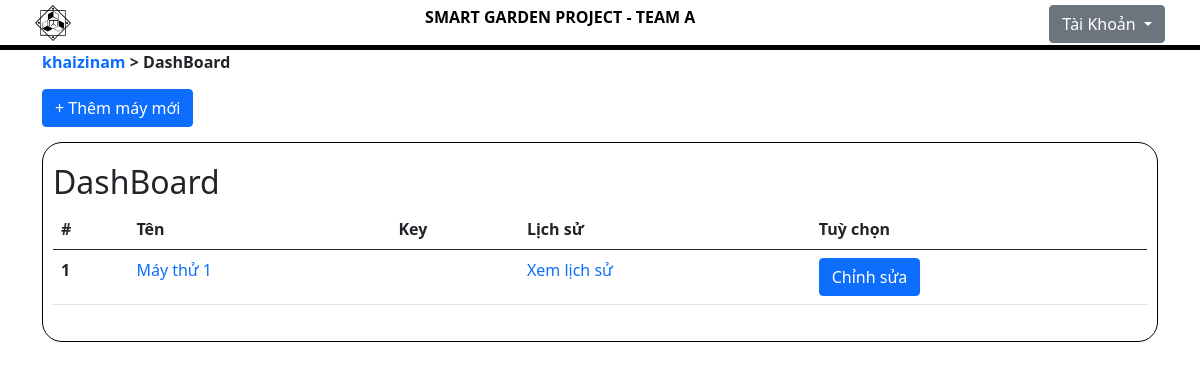
The app's page /view/dashboard.php (signed in), older data.
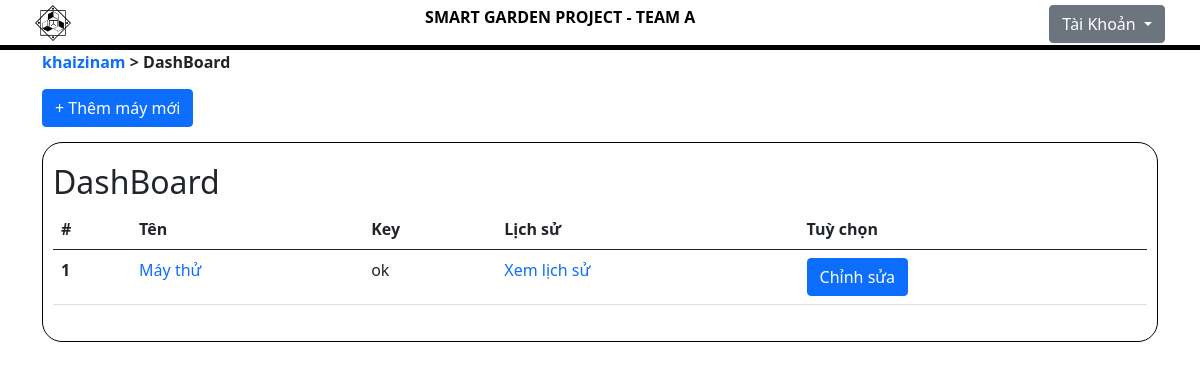
The same page, newer data.
### tables this page shows
CREATE TABLE `microbits` (
  `microbit_id` int(3) NOT NULL,
  `microbit_name` varchar(50) NOT NULL,
  `AIO_key` varchar(12) NOT NULL,
  `AIO_key_2` varchar(16) NOT NULL,
  `ada_username` varchar(50) NOT NULL,
  `humi_lower` float NOT NULL,
  `humi_upper` float NOT NULL,
  `microbit_owner` int(3) NOT NULL,
  `key` varchar(6) NOT NULL
);

### model/conn.php (called while the page is built, shortened)
<?php
    class DataBase
    {
        public $host = HOSTNAME;
        public $name = USERTNAME;
        public $pass = PASS;
        public $database = DATABASEBNAME;
        public $link;
        public function connectDB(){
                $this->link = new mysqli($this->host,$this->name,$this->pass,$this->database);
        }
        public function send($query){
            $result = $this->link->query($query);
            if($result){
                return $result;
            }else {
                echo "fail";
            }
        }
    }
?>

### view/dashboard.php (the view, shortened to what this page needs)
<?php
    include "../model/conn.php";
    include "../php/header.php";
    $db = new DataBase();
?>
    <div id="wr-header">
        <div id="header-1" class="container justify-content-between d-flex">
            <div>
                <a href="dashboard.php"><img id="logo" src="../icon.png" alt="logo"></a>
            </div>
            <div class="mobile-look">
                <strong>SMART GARDEN PROJECT - TEAM A</strong>
            </div>
            <div class="d-flex">
                <div class="dropdown">
                    <button class="btn btn-secondary dropdown-toggle" type="button" id="dropdownMenuButton1" data-bs-toggle="dropdown" aria-expanded="false">
                    Tài Khoản
                    </button>
                </div>
            </div>
        </div>
    </div>
    <div id="wr-body" class="container">
        <a href="info.php" class="link-history"><?php echo $_COOKIE["user-name"]; ?></a>
        <span class="link-history">></span>
        <span class="link-history">DashBoard</span>
        <br>
        <button style="margin:15px 0px" type="button" class="btn btn-primary" data-bs-toggle="modal" data-bs-target="#addnew">+ Thêm máy mới</button>
        <div style="border-radius:20px;border:1px solid black;padding:20px 10px;">
            <h2>DashBoard</h2>
            <table class="table table-hover">
                <thead>
                    <tr>
                        <th scope="col">#</th>
                        <th scope="col">Tên</th>
                        <th scope="col">Key</th>
                        <th scope="col">Lịch sử</th>
                        <th scope="col">Tuỳ chọn</th>
                    </tr>
                </thead>
                <tbody>
                    <?php
                        $user_id = $_COOKIE["user-id"];
                        $query="SELECT *
                        FROM microbits AS M
                        JOIN users AS U
                            ON M.microbit_owner = U.user_id
                        WHERE U.user_id='$user_id'";
                        $sothutu = 1;
                        $sql=$db->send($query);
                        while($row=$sql->fetch_array()){
                    ?>
                    <tr>
                        <th scope="row"><?php echo $sothutu;?></th>
                        <td>
                            <a href="detail.php?id=<?php echo  $row["microbit_id"];?>"><?php echo  $row["microbit_name"];?></a>
                        </td>
                        <td><?php echo  $row['key'];?></td>
                        <td>
                            <a href="./history.php?id=<?php echo  $row['microbit_id'];?>">Xem lịch sử</a>
                            </td>
                        <td>
                            <button onclick="editM(<?php echo  $row['microbit_id'];?>);" type="button" class="btn btn-primary" data-bs-toggle="modal" data-bs-target="#edit-micr">Chỉnh sửa</button>
                        </td>
                    </tr>
                    <?php $sothutu++; }?>
                </tbody>
            </table>
        </div>
    </div>
</body>
</html>

### php/header.php (shortened to what this page needs)
<!DOCTYPE html>
<html lang="en">
<head>
    <link href="https://cdn.jsdelivr.net/npm/bootstrap@5.0.2/dist/css/bootstrap.min.css" rel="stylesheet">
    <link rel="stylesheet" href="https://cdn.jsdelivr.net/npm/bootstrap-icons@1.7.2/font/bootstrap-icons.css">
    <link rel="stylesheet" href="../asset/css/main.css">
</head>
<body>

### asset/css/main.css (style rules this page uses)
#wr-header { height: 50px; width: 100%; background-color: white; border-bottom: 5px solid black; }
#header-1 { padding: 5px 5px; height: 50px; vertical-align: baseline; }
a { text-decoration: none; }
.link-history { font-weight: bold; }
img#logo { height: 90%; }
.mobile-look { color: black; }

Row changes from the older to the newer data that the page shows:
changed microbits: microbit_name "Máy thử 1" → "Máy thử"; key (not shown) → "ok"
